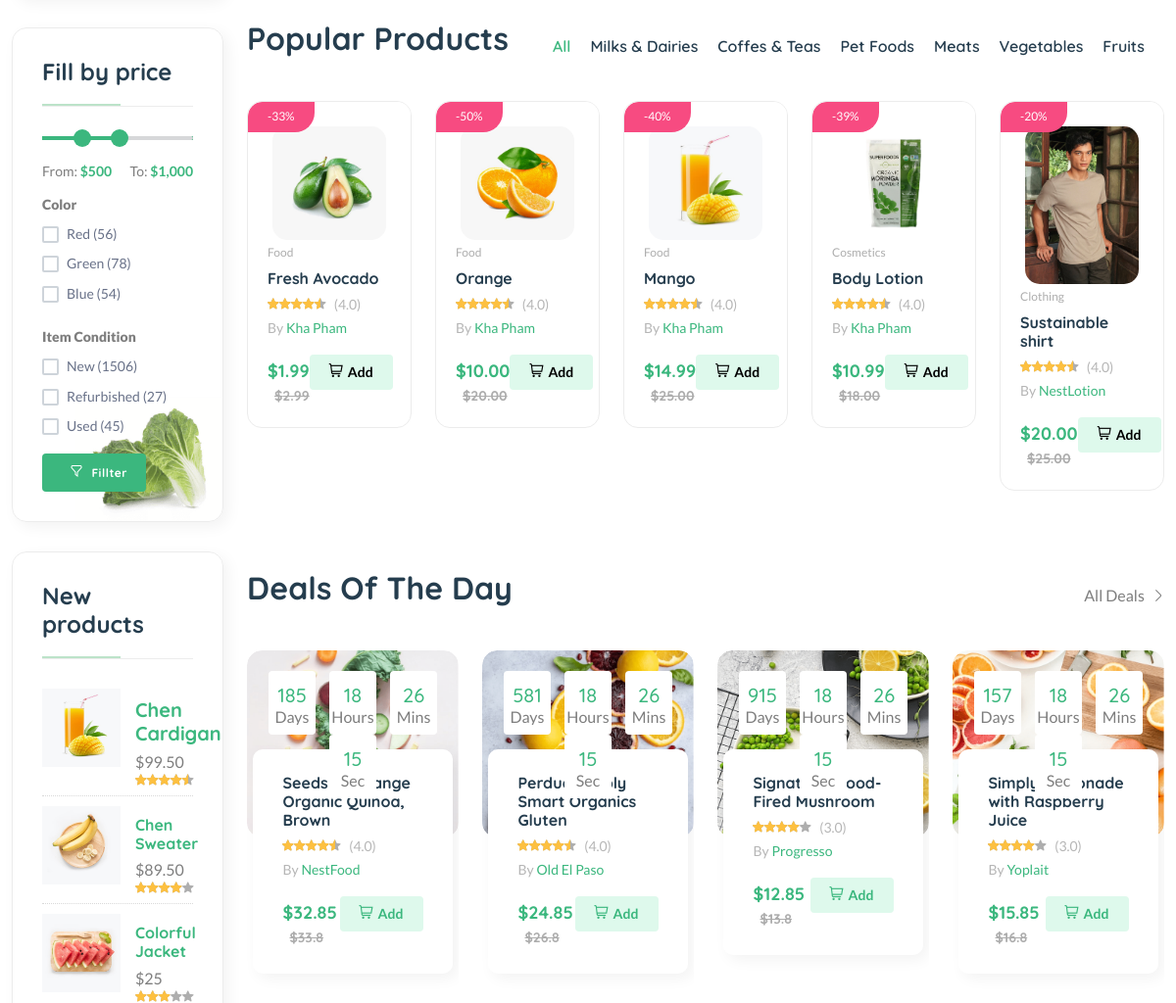
The app's page / (middle part), older data.
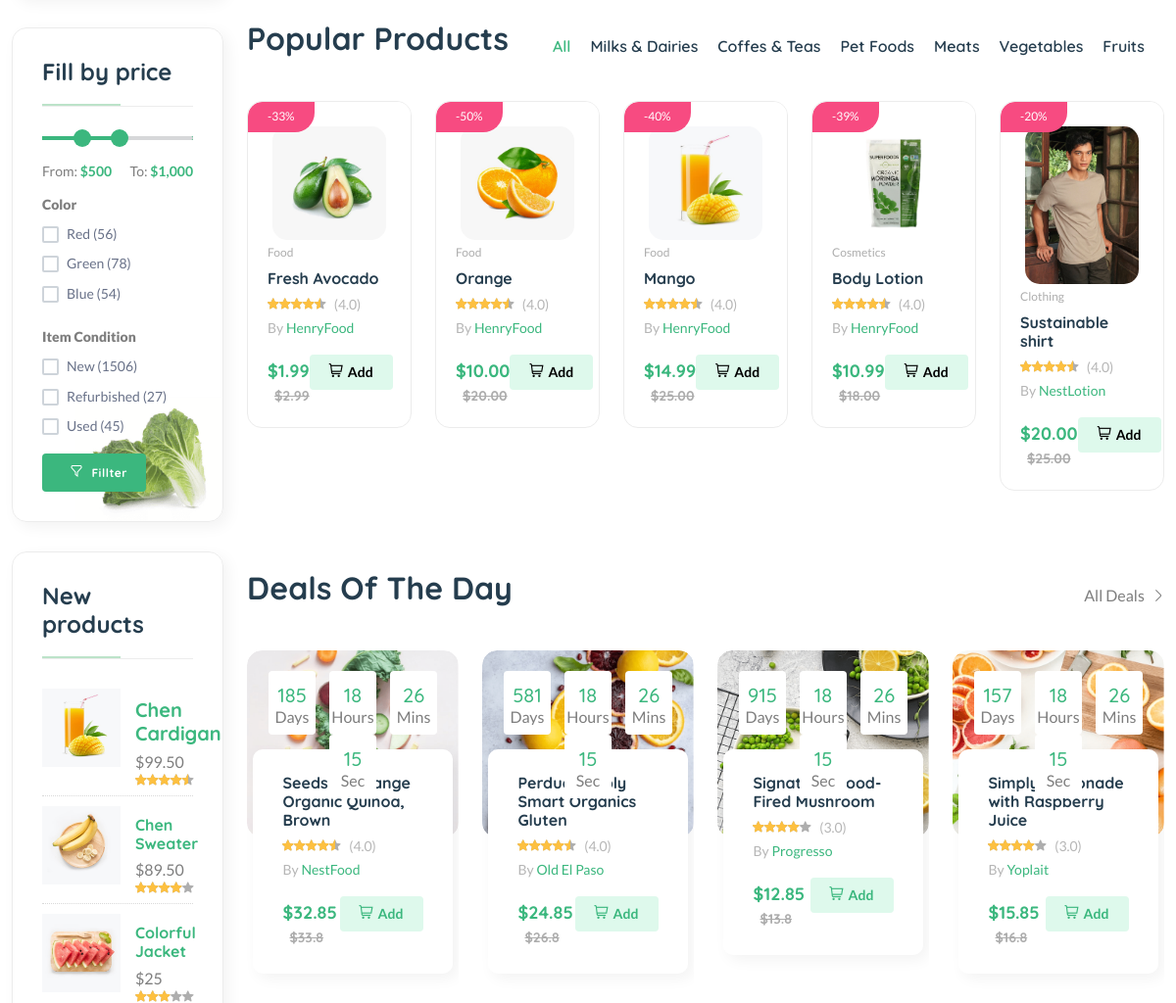
The same page, newer data.
### core/models.py (models this page shows, shortened)
class Product(models.Model):
    pid = ShortUUIDField(unique=True, length=10, prefix="prd")
    title = models.CharField(max_length=255, default="New product")
    image = models.ImageField(upload_to=user_directory_path, default="product.jpg")
    description = CKEditor5Field(null=True, blank=True, default="This is the new product", config_name="extends")
    user = models.ForeignKey(User, on_delete=models.SET_NULL, null=True)
    category = models.ForeignKey(Category, on_delete=models.SET_NULL, null=True, related_name="products")
    vendor = models.ForeignKey(Vendor, on_delete=models.SET_NULL, null=True, related_name="products")
    price = models.DecimalField(max_digits=6, decimal_places=2, default="1.99")
    old_price = models.DecimalField(max_digits=6, decimal_places=2, default="2.99")
    specifications = CKEditor5Field(null=True, blank=True, config_name="extends")
    type = models.CharField(max_length=255, default="Organic", null=True, blank=True)
    stock = models.IntegerField(default=10, null=True, blank=True)
    life = models.CharField(max_length=100, default="100 Days", null=True, blank=True)
    mfg = models.DateTimeField(auto_now_add=False, null=True, blank=True)
    tags = TaggableManager(blank=True)
    product_status = models.CharField(choices=STATUSES, max_length=10, default="in_review")
    status = models.BooleanField(default=True)
    in_stock = models.BooleanField(default=True)
    featured = models.BooleanField(default=False)
    digital =  models.BooleanField(default=False)
    sku = ShortUUIDField(unique=True, length=4, max_length=10, prefix="sku", alphabet="1234567890")
    date = models.DateTimeField(auto_now_add=True)
    updated = models.DateTimeField(null=True, blank=True)
    class Meta:
        verbose_name_plural = "Products"
    def get_percentage(self):
        new_price = (self.old_price - self.price) / self.old_price * 100
        return new_price

class Vendor(models.Model):
    vid = ShortUUIDField(unique=True, length=10, prefix="ven")
    title = models.CharField(max_length=255, default="New vendor")
    image = models.ImageField(upload_to=user_directory_path, default="vendor.jpg")
    cover_image = models.ImageField(upload_to=user_directory_path, default="vendor.jpg")
    description = CKEditor5Field(null=True, blank=True, default="This is the new vendor", config_name="extends")
    address = models.CharField(max_length=255, default="123 Main Street.")
    contact = models.CharField(max_length=255, default="+123 (456) 789")
    chat_response_time = models.CharField(max_length=100, default="100")
    shipping_on_time = models.CharField(max_length=100, default="100")
    authentic_rating = models.CharField(max_length=100, default="100")
    days_return = models.CharField(max_length=100, default="100")
    warranty_period = models.CharField(max_length=100, default="100")
    user = models.ForeignKey(User, on_delete=models.CASCADE)
    date = models.DateTimeField(auto_now_add=True, null=True, blank=True)
    class Meta:
        verbose_name_plural = "Vendors"
    def __str__(self):
        return self.title

class Category(models.Model):
    cid = ShortUUIDField(unique=True, length=10, prefix="cat")
    title = models.CharField(max_length=255, default="Food")
    image = models.ImageField(upload_to="category", default="category.jpg")
    class Meta:
        verbose_name_plural = "Categories"
    def __str__(self):
        return self.title

### core/views.py (the view)
# urls.py: path("", views.index, name="index"),
def index(request):
    products = Product.objects.filter(featured=True, product_status="published")
    return render(request, 'core/index.html', {
        "products": products,
    })

### core/context_processors.py (called while the page is built)
def default(request):
    categories = Category.objects.all()
    vendors = Vendor.objects.all()
    min_max_price = Product.objects.aggregate(Min("price"), Max("price"))
    user_wishlist = []
    if request.user.is_authenticated:
        user_wishlist = [item.product.pid for item in WishList.objects.filter(user=request.user)]
    try:
        address = Address.objects.get(user=request.user)
    except:
        address = None
    return {
        'categories': categories,
        'vendors': vendors,
        'address': address,
        'min_max_price': min_max_price,
        'user_wishlist': user_wishlist,
    }

### templates/core/index.html (shortened to what the changed rows need)
{% extends 'partials/base.html'%}
{% load static %}
{% load custom_tags %}
{% block content %}
<main class="main">
    <div class="container mb-30">
        <div class="row flex-row-reverse">
            <div class="col-lg-4-5">
                <section class="product-tabs section-padding position-relative">
                    <div class="tab-content" id="myTabContent">
                        <div class="tab-pane fade show active" id="tab-one" role="tabpanel" aria-labelledby="tab-one">
                            <div class="row product-grid-4">
                                {% for product in products %}
                                <div class="col-lg-1-5 col-md-4 col-12 col-sm-6">
                                    <div class="product-cart-wrap mb-30">
                                        <div class="product-img-action-wrap">
                                            <div class="product-img product-img-zoom">
                                                <a href="{% url 'core:product-detail' product.pid %}">
                                                    <img class="default-img" src="{{ product.image.url }}" alt="" />
                                                </a>
                                            </div>
                                            <div class="product-badges product-badges-position product-badges-mrg">
                                                <span class="hot">-{{product.get_percentage|floatformat:0}}%</span>
                                            </div>
                                        </div>
                                        <div class="product-content-wrap">
                                            <div class="product-category">
                                                <a href="{% url 'core:product-list-with-category' product.category.cid %}">{{product.category}}</a>
                                            </div>
                                            <h2><a href="{% url 'core:product-detail' product.pid %}">{{product.title}}</a></h2>
                                            <div class="product-rate-cover">
                                                <div class="product-rate d-inline-block">
                                                    <div class="product-rating" style="width: 90%"></div>
                                                </div>
                                                <span class="font-small ml-5 text-muted"> (4.0)</span>
                                            </div>
                                            <div>
                                                <span class="font-small text-muted">By <a href="{% url 'core:vendor-detail' product.vendor.vid %}">{{product.vendor}}</a></span>
                                            </div>
                                            <div class="product-card-bottom">
                                                <div class="product-price">
                                                    <span>$<span class="current-product-price-{{product.pid}}">{{product.price}}</span></span>
                                                    <span class="old-price">${{product.old_price}}</span>
                                                </div>
                                                <div class="add-cart">
                                                    <div class="d-flex">
                                                        <button class="add add-to-cart-button" data-index="{{product.pid}}" style="border: none"><i class="fi-rs-shopping-cart mr-5"></i>Add</button>
                                                    </div>
                                                </div>
                                            </div>
                                        </div>
                                    </div>
                                </div>
                                {% endfor %}
                            </div>
                        </div>
                    </div>
                </section>
                <section class="section-padding pb-5">
                    <div class="row">
                        <div class="col-xl-3 col-lg-4 col-md-6">
                            <div class="product-cart-wrap style-2">
                                <div class="product-content-wrap">
                                    <div class="deals-content">
                                        <h2><a href="shop-product-right.html">Seeds of Change Organic Quinoa, Brown</a></h2>
                                    </div>
                                </div>
                            </div>
                        </div>
                        <div class="col-xl-3 col-lg-4 col-md-6">
                            <div class="product-cart-wrap style-2">
                                <div class="product-content-wrap">
                                    <div class="deals-content">
                                        <h2><a href="shop-product-right.html">Perdue Simply Smart Organics Gluten</a></h2>
                                    </div>
                                </div>
                            </div>
                        </div>
                        <div class="col-xl-3 col-lg-4 col-md-6 d-none d-lg-block">
                            <div class="product-cart-wrap style-2">
                                <div class="product-content-wrap">
                                    <div class="deals-content">
                                        <h2><a href="shop-product-right.html">Signature Wood-Fired Mushroom</a></h2>
                                    </div>
                                </div>
                            </div>
                        </div>
                        <div class="col-xl-3 col-lg-4 col-md-6 d-none d-xl-block">
                            <div class="product-cart-wrap style-2">
                                <div class="product-content-wrap">
                                    <div class="deals-content">
                                        <h2><a href="shop-product-right.html">Simply Lemonade with Raspberry Juice</a></h2>
                                    </div>
                                </div>
                            </div>
                        </div>
                    </div>
                </section>
            </div>
        </div>
    </div>
</main>
{% endblock content %}

Row changes from the older to the newer data that the page shows:
changed through a linked row, Product "Fresh Avocado": vendor "Kha Pham" → "HenryFood"
changed through a linked row, Product "Orange": vendor "Kha Pham" → "HenryFood"
changed through a linked row, Product "Mango": vendor "Kha Pham" → "HenryFood"
changed through a linked row, Product "Body Lotion": vendor "Kha Pham" → "HenryFood"
